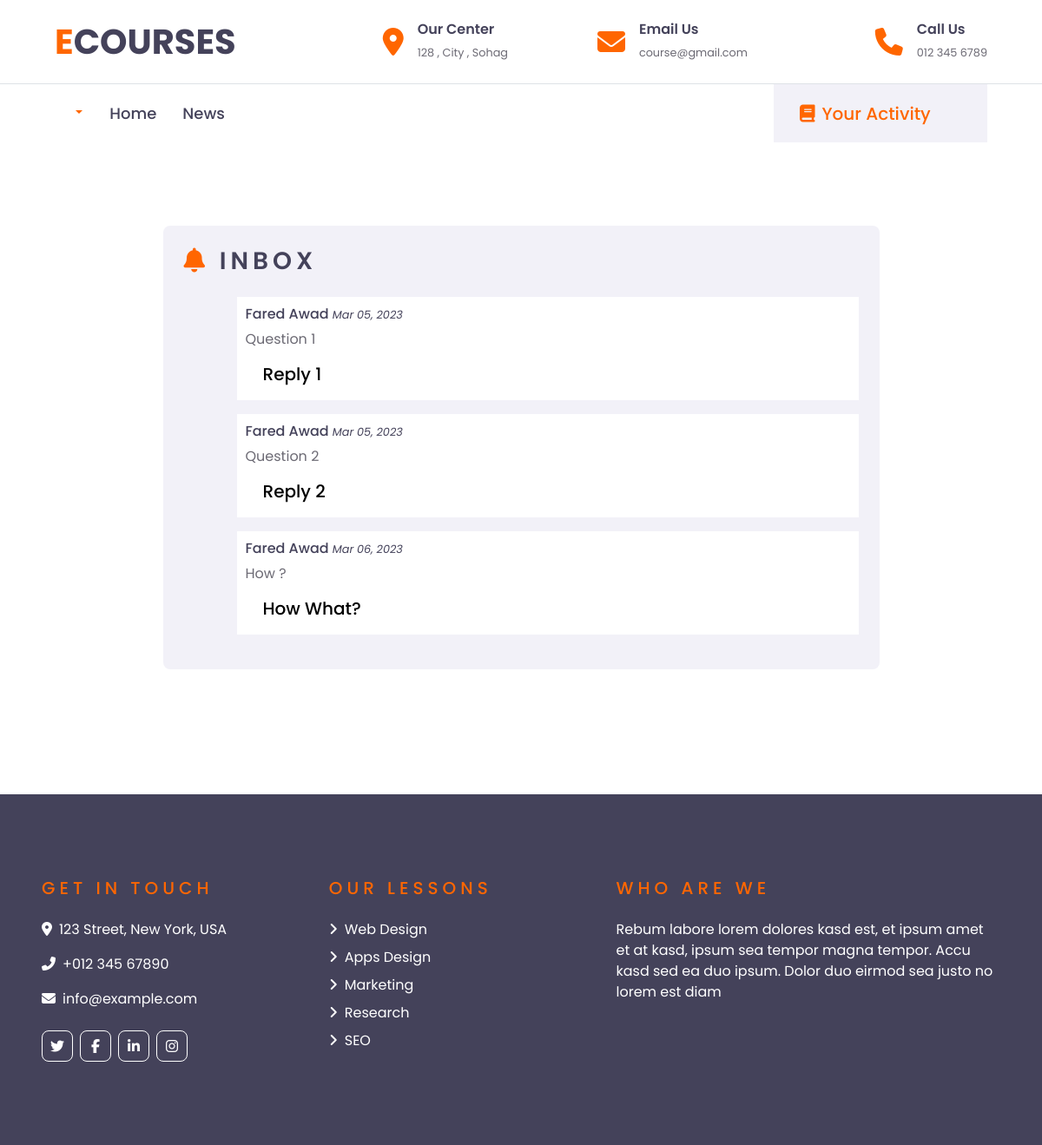
Screenshot of /inbox (signed in) with the database file from the repository.
### core/models.py (models this page shows, shortened)
class Reply(models.Model):
    reply_id = models.UUIDField(primary_key=True, default=uuid.uuid4)
    comment_id = models.CharField(max_length=500)
    replyed_to = models.CharField(max_length=500 , blank=True)
    comment_text = models.CharField(max_length=500 , blank=True)
    reply = models.CharField(max_length=500)
    created_at = models.DateTimeField(default=datetime.now)
    username = models.CharField(max_length=100)
    username_image = models.ImageField(upload_to='comment_images' , blank=True , null=True)
    username_name = models.CharField(max_length=100 ,blank=True)
    no_of_likes = models.IntegerField(default=0)
    class Meta:
        verbose_name = ("Reply")
        verbose_name_plural = ("Replys")

### core/views.py (the view)
# urls.py: path('inbox', core.views.inbox, name='inbox'),
@login_required(login_url='signin')
def inbox(request):
    user_object = User.objects.get(username=request.user.username)
    user_profile = Profile.objects.get(user=user_object)
    messages = Reply.objects.filter(replyed_to=request.user.username).values()
    return render(request, 'accounts/inbox.html' , {'messages' : messages , 'user_profile': user_profile })

### templates/accounts/inbox.html (shortened to what this page needs)
{% extends "base.html" %}
{% load static %}
{% block content %}
<body>
    {% if user_profile.premium == True %}
    <div class="container-fluid py-5">
        <div class="container py-5">
            <div class="row justify-content-center">
                <div class="col-12 col-lg-9">
                    {% if messages|length >= 1 %}
                    <div class="mb-5 bg-secondary rounded p-4">
                        <h3 class="text-uppercase mb-4" style="letter-spacing: 5px;">
                            <span class="text-primary"><i class="fa-solid fa-bell"></i></span>
                            Inbox
                        </h3>
                        {% for comment in messages  %}
                        <div class="media mb-3 rounded">
                            <div class="media-body bg-white" style="padding: 10px;">
                                <h6>{{comment.username_name}}
                                    <small><i>{{comment.created_at|date:"M d, Y"}}</i></small></h6>
                                <p>{{comment.comment_text}}</p>
                                <h5 style="padding-left: 20px; color: black;">{{comment.reply}}</h5>
                            </div>
                        </div>
                        {% endfor %}
                    </div>
                    {% endif %}
                </div>
            </div>
        </div>
    </div>
    {% endif %}
</body>
{% endblock content %}

### templates/base.html (shortened to what this page needs)
{% load static %}
<!DOCTYPE html>
<html lang="en">
<head>
    <link rel="stylesheet" href="{% static 'css/style.css' %}">
    <link rel="stylesheet" href="{% static 'lib/owlcarousel/assets/owl.carousel.min.css' %}">
    <link href="https://cdnjs.cloudflare.com/ajax/libs/font-awesome/5.10.0/css/all.min.css" rel="stylesheet">
</head>
<body>
    <div class="container-fluid d-none d-lg-block">
        <div class="row align-items-center py-4 px-xl-5">
            <div class="col-lg-3">
                <a href="" class="text-decoration-none">
                    <h1 class="m-0"><span class="text-primary">E</span>COURSES</h1>
                </a>
            </div>
            <div class="col-lg-3 text-right">
                <div class="d-inline-flex align-items-center">
                    <i class="fa fa-2x fa-map-marker-alt text-primary mr-3"></i>
                    <div class="text-left">
                        <h6 class="font-weight-semi-bold mb-1">Our Center</h6>
                        <small>128 , City , Sohag</small>
                    </div>
                </div>
            </div>
            <div class="col-lg-3 text-right">
                <div class="d-inline-flex align-items-center">
                    <i class="fa fa-2x fa-envelope text-primary mr-3"></i>
                    <div class="text-left">
                        <h6 class="font-weight-semi-bold mb-1">Email Us</h6>
                        <small>course@gmail.com</small>
                    </div>
                </div>
            </div>
            <div class="col-lg-3 text-right">
                <div class="d-inline-flex align-items-center">
                    <i class="fa fa-2x fa-phone text-primary mr-3"></i>
                    <div class="text-left">
                        <h6 class="font-weight-semi-bold mb-1">Call Us</h6>
                        <small>012 345 6789</small>
                    </div>
                </div>
            </div>
        </div>
    </div>
    <div class="container-fluid">
        <div class="row border-top px-xl-5">
            {% if user.is_authenticated %}
            <div class="col-lg-9" id="main">
                <nav class="navbar navbar-expand-lg bg-light navbar-light py-3 py-lg-0 px-0">
                    <div class="collapse navbar-collapse" id="navbarCollapse">
                        <div class="nav-item dropdown d-none d-lg-block">
                            <a href="#" class="nav-link dropdown-toggle" data-toggle="dropdown">
                            </a>
                        </div>
                        <div class="navbar-nav py-0">
                            <a href="/" class="nav-item nav-link">Home</a>
                            <a href="/news" class="nav-item nav-link">News</a>
                        </div>
                    </div>
                </nav>
            </div>
            {% if user_profile.instructor == False %}
            {% if user_profile.premium == True %}
            <div class="col-lg-3 d-none d-lg-block ">
                <a href="/lessons"
                    class="d-flex align-items-center justify-content-between bg-secondary w-100 text-decoration-none"
                    style="height: 67px; padding: 0 30px;">
                    <h5 class="text-primary m-0"><i class="fa fa-book mr-2"></i>Your Activity</h5>
                </a>
            </div>
            {% else %}
            <a href=""></a>
            {% endif %}
            {% else %}
            <a href=""></a>
            {% endif %}
            {% endif %}
        </div>
    </div>
    {% block content%}
    {% endblock content %}
    <div class="container-fluid bg-dark text-white py-5 px-sm-3 px-lg-5" style="margin-top: 0px;">
        <div class="row pt-5">
            <div class="col-lg-7 col-md-12">
                <div class="row">
                    <div class="col-md-6 mb-5">
                        <h5 class="text-primary text-uppercase mb-4" style="letter-spacing: 5px;">Get In Touch</h5>
                        <p><i class="fa fa-map-marker-alt mr-2"></i>123 Street, New York, USA</p>
                        <p><i class="fa fa-phone-alt mr-2"></i>+012 345 67890</p>
                        <p><i class="fa fa-envelope mr-2"></i>info@example.com</p>
                        <div class="d-flex justify-content-start mt-4">
                            <a class="btn btn-outline-light btn-square mr-2" href="#"><i class="fab fa-twitter"></i></a>
                            <a class="btn btn-outline-light btn-square mr-2" href="#"><i
                                    class="fab fa-facebook-f"></i></a>
                            <a class="btn btn-outline-light btn-square mr-2" href="#"><i
                                    class="fab fa-linkedin-in"></i></a>
                            <a class="btn btn-outline-light btn-square" href="#"><i class="fab fa-instagram"></i></a>
                        </div>
                    </div>
                    <div class="col-md-6 mb-5">
                        <h5 class="text-primary text-uppercase mb-4" style="letter-spacing: 5px;">Our Lessons</h5>
                        <div class="d-flex flex-column justify-content-start">
                            <a class="text-white mb-2" href="#"><i class="fa fa-angle-right mr-2"></i>Web Design</a>
                            <a class="text-white mb-2" href="#"><i class="fa fa-angle-right mr-2"></i>Apps Design</a>
                            <a class="text-white mb-2" href="#"><i class="fa fa-angle-right mr-2"></i>Marketing</a>
                            <a class="text-white mb-2" href="#"><i class="fa fa-angle-right mr-2"></i>Research</a>
                            <a class="text-white" href="#"><i class="fa fa-angle-right mr-2"></i>SEO</a>
                        </div>
                    </div>
                </div>
            </div>
            <div class="col-lg-5 col-md-12 mb-5">
                <h5 class="text-primary text-uppercase mb-4" style="letter-spacing: 5px;">Who Are We</h5>
                <p>Rebum labore lorem dolores kasd est, et ipsum amet et at kasd, ipsum sea tempor magna tempor. Accu
                    kasd sed ea duo ipsum. Dolor duo eirmod sea justo no lorem est diam</p>
            </div>
        </div>
    </div>
</body>
</html>

### rows the page displays
Reply: username_name "Fared Awad", created_at "Mar 05, 2023", comment_text "Question 1", reply "Reply 1"
Reply: username_name "Fared Awad", created_at "Mar 05, 2023", comment_text "Question 2", reply "Reply 2"
Reply: username_name "Fared Awad", created_at "Mar 06, 2023", comment_text "How ?", reply "How What?"
